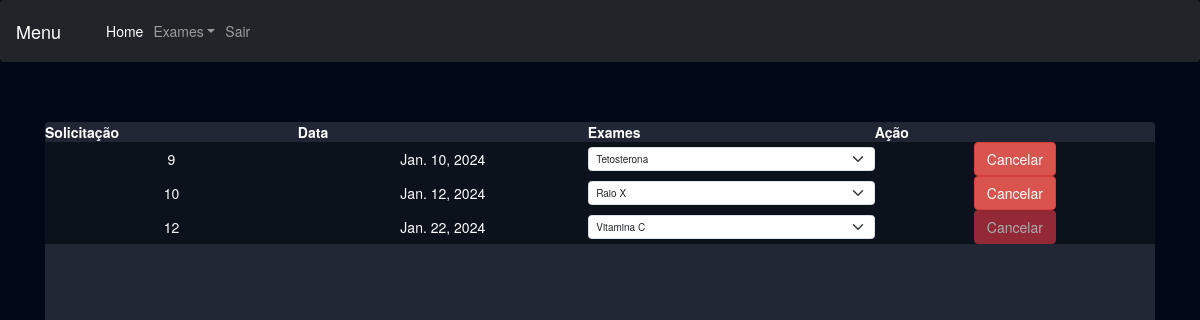
The app's page /exames/gerenciar_pedidos/ (signed in) with its own data.
### exames/models.py (models this page shows, shortened)
class PedidosExames(models.Model):
    usuario = models.ForeignKey(User, on_delete=models.DO_NOTHING)
    exames = models.ManyToManyField(SolicitacaoExame)
    agendado = models.BooleanField(default=True)
    data = models.DateField()

### exames/views.py (the view)
# urls.py: path('gerenciar_pedidos/', views.gerenciar_pedidos, name="gerenciar_pedidos"),
@login_required
def gerenciar_pedidos(request):
    pedidos_exames = PedidosExames.objects.filter(usuario=request.user)
    return render(request, 'gerenciar_pedidos.html', {'pedidos_exames': pedidos_exames})

### exames/templates/gerenciar_pedidos.html (shortened to what this page needs)
{% extends "bases/base.html" %}
{% load static %}
{% block 'head' %}
    <link href="{% static 'exames/css/css.css' %}" rel="stylesheet">
    <link href="{% static 'exames/css/gerenciar_pedidos.css' %}" rel="stylesheet">
{% endblock 'head' %}
{% block 'conteudo' %}
{% include "navbar.html"%}
    <br>
    <br>
    <div class="container">
        <div class="card card-view">
            <table>
                <tr>
                    <th>Solicitação</th>
                    <th>Data</th>
                    <th>Exames</th>
                    <th>Ação</th>
                </tr>
                {% for pedidos in pedidos_exames %}
                <tr class="linha-tabela">
                    <td>{{pedidos.id}}</td>
                    <td>{{pedidos.data}}</td>
                    <td>
                    <select class="form-select">
                    {% for exame in pedidos.exames.all %}
                        <option style="color: black" value="">{{exame.exame.nome}}</option>
                    {% endfor %}
                    </select>
                </td>
                    <td>
                        <a href="{% url "cancelar_pedido" pedidos.id %}" class="btn btn-danger {% if not pedidos.agendado %} disabled {% endif %}">Cancelar</a>
                    </td>
                </tr>
                {% endfor %}
            </table>
        </div>
    </div>
{% endblock 'conteudo' %}

### templates/static/geral/css/base.css (style rules this page uses)
:root { --main-color: #151c34; --dark-color: #0c121c; --light-color: #6de6ee; --contrast-color: #f4c96b; --differential-color: #066668; }
* { color: white; }

### templates/static/exames/css/css.css (style rules this page uses)
body { background-image: url('/static/geral/img/bg2.png'); background-size: cover; }
.card { background-color: rgba(217, 217, 217, .14); color: white; padding: 15px; }

### templates/static/exames/css/gerenciar_pedidos.css (style rules this page uses)
.linha-tabela { background-color: var(--dark-color); height: 20px; }
td, th { padding: 20px; }
.card-view { text-align: center; padding: 0; border: none; height: 750vh; }

### records on screen
PedidosExames: id "9", data "Jan. 10, 2024"
PedidosExames: id "10", data "Jan. 12, 2024"
PedidosExames: id "12", data "Jan. 22, 2024"

### other values on screen
form field value "Tetosterona"
form field value "Raio X"
form field value "Vitamina C"
